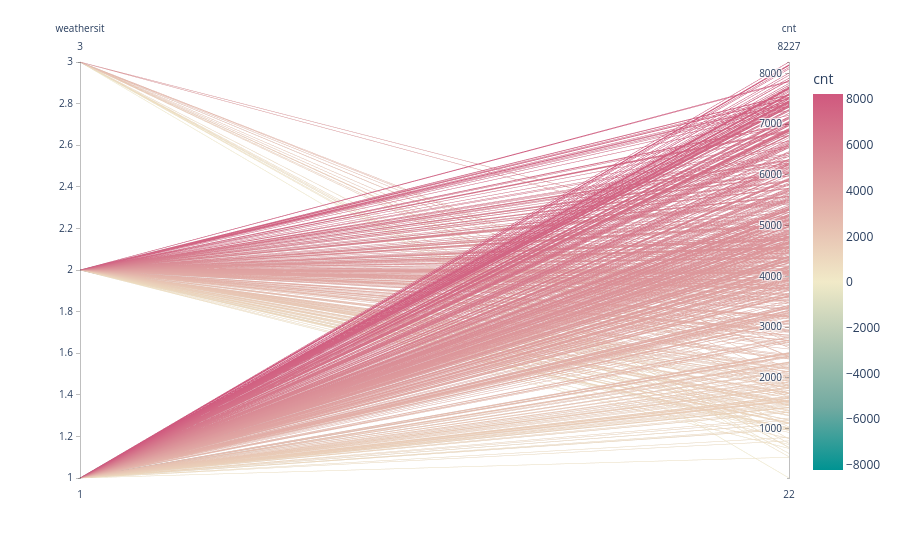

The cell this chart's notebook holds for it:
### Markdown cell above
- cnt correlation with atemp and weathersit

### Code cell
# Parallel Coordinates Plot to visualize correlation between 'weathersit' and 'cnt'
fig = px.parallel_coordinates(df, color="cnt",
                              dimensions=['weathersit','cnt'],
                              color_continuous_scale=px.colors.diverging.Tealrose,
                              color_continuous_midpoint=2,
                              )

# Show the plot
fig.show()

### Figure 1 — Plotly figure (JSON) as saved in the notebook; plotly's stock layout.template omitted (floating-point values rounded to 4 significant figures; data arrays with more than 128 entries replaced by an {"elided": "..."} marker saying what was removed)
{"data": [{"dimensions": [{"label": "weathersit", "values": {"elided": "727 int values"}}, {"label": "cnt", "values": {"elided": "727 int values"}}], "domain": {"x": [0, 1], "y": [0, 1]}, "line": {"color": {"elided": "727 int values"}, "coloraxis": "coloraxis"}, "name": "", "type": "parcoords"}], "layout": {"coloraxis": {"cmid": 2, "colorbar": {"title": {"text": "cnt"}}, "colorscale": [[0, "rgb(0, 147, 146)"], [0.1667, "rgb(114, 170, 161)"], [0.3333, "rgb(177, 199, 179)"], [0.5, "rgb(241, 234, 200)"], [0.6667, "rgb(229, 185, 173)"], [0.8333, "rgb(217, 137, 148)"], [1, "rgb(208, 88, 126)"]]}, "legend": {"tracegroupgap": 0}, "margin": {"t": 60}}}
